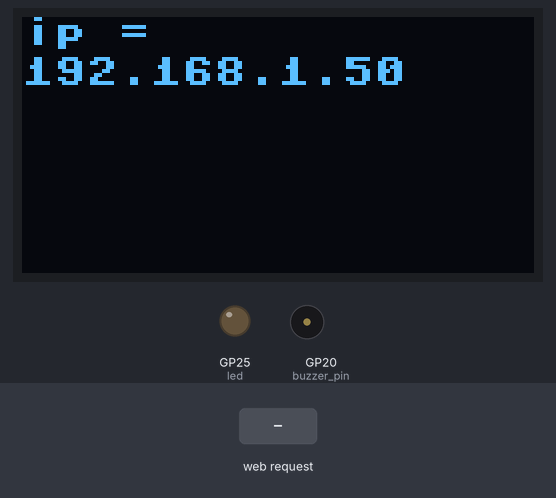
Bench run of a program on a simulated Raspberry Pi Pico running MicroPython. Shown: 128×64 one-colour display, output pins drawn as LEDs (lit = HIGH), buzzer (waves = sounding). The test bench sets the inputs (shaded band). WiFi joins after 1.5 s; library files of the repository ran but are not shown: secrets.py, ssd1306.py; what the program prints to the serial console is not drawn.

Above: at 3.2 s.
3.3 s: HTTP request GET /light/on received
At 4.2 s:
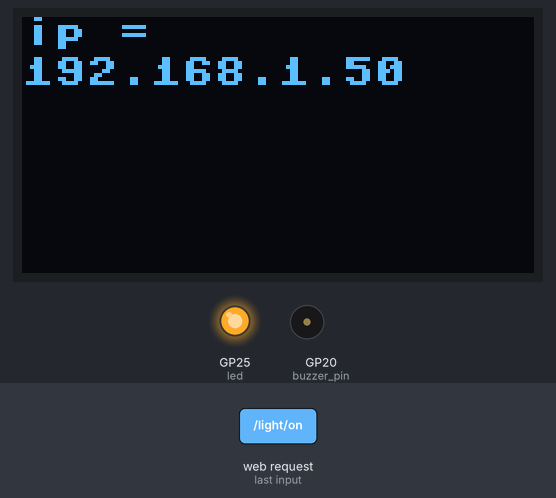
4.8 s: HTTP request GET /buzzer/on received
At 5.3 s:
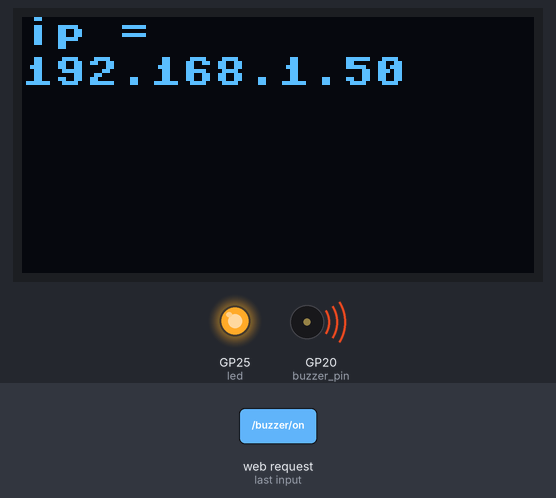
6.3 s: HTTP request GET /light/off received
At 7.7 s:
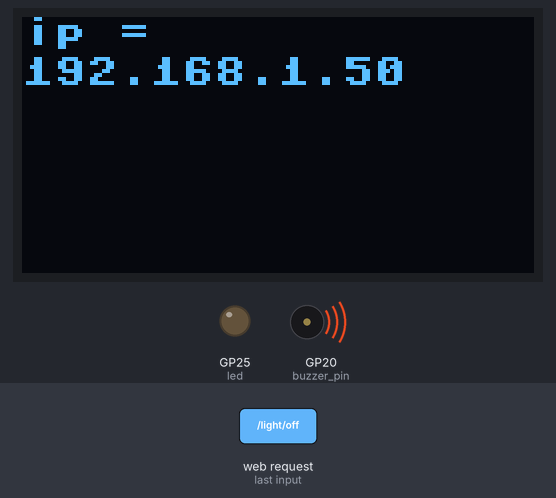
Timing chart, 0 to 9.3 s (numbered marks = the images above; inputs shaded):
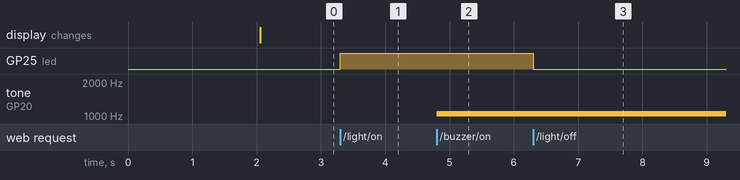

The program:

main.py
```python
import network
import socket
import time
import secrets
import machine
from machine import Pin, SoftI2C
import ssd1306

led = Pin('LED', Pin.OUT)

buzzer_pin = machine.Pin(20, machine.Pin.OUT)
buzzer = machine.PWM(buzzer_pin)

i2c = SoftI2C(scl=Pin(5), sda=Pin(4))

oled_width = 128
oled_height = 64
oled = ssd1306.SSD1306_I2C(oled_width, oled_height, i2c)

ssid = secrets.SSID
password = secrets.PASSWORD

wlan = network.WLAN(network.STA_IF)
wlan.active(True)

wlan.connect(ssid, password)
html = """<!DOCTYPE html>
<html>
    <head> <title>Rambo PI</title> </head>
        <body> <h1>LED Status Indicator</h1>
        <p>%s</p>

        </body>
</html>
"""
# Wait for connect or fail
max_wait = 10
while max_wait > 0:
    if wlan.status() < 0 or wlan.status() >= 3:
        break
    max_wait -= 1
    print('waiting for connection...')
    time.sleep(1)

# Handle connection error
if wlan.status() != 3:
    raise RuntimeError('network connection failed')
else:
    print('connected')
    status = wlan.ifconfig()
    print( 'ip = ' + status[0] )
    oled.text( 'ip = ', 0, 0 )
    oled.text( status[0], 0, 10 )
    oled.show()

# Open socket
addr = socket.getaddrinfo('0.0.0.0', 80)[0][-1]

s = socket.socket()
s.bind(addr)
s.listen(1)

print('listening on', addr)
# Listen for connections
while True:
    try:
        cl, addr = s.accept()
        print('client connected from', addr)
        request = cl.recv(1024)
        print(request)
        request = str(request)
        led_on = request.find('/light/on')
        led_off = request.find('/light/off')
        buzzer_on = request.find('/buzzer/on')
        buzzer_off = request.find('/buzzer/off')
        print( 'led on = ' + str(led_on))
        print( 'led off = ' + str(led_off))
        print( 'buzzer on = ' + str(buzzer_on))
        print( 'buzzer off = ' + str(buzzer_off))

        stateis = "ALL OFF"

        if led_on == 6:
            print("led on")
            led.value(1)
            stateis = "LED is ON"

        if led_off == 6:
            print("led off")
            led.value(0)
            stateis = "LED is OFF"

        if buzzer_on == 6:
            print("buzzer on")
            buzzer.freq(1047)
            buzzer.duty_u16(50)
            stateis = "BUZZER is ON"

        if buzzer_off == 6:
            print("buzzer off")
            buzzer.duty_u16(0)
            buzzer.deinit()
            stateis = "BUZZER is OFF"

        response = html % stateis
        cl.send('HTTP/1.0 200 OK\r\nContent-type: text/html\r\n\r\n')
        cl.send(response)
        cl.close()

    except OSError as e:
        cl.close()
        print('connection closed')
```

Measured:
- after the input at 3.3 s, GP25 (led): LOW → HIGH at once
- after the input at 4.8 s, tone on GP20 (buzzer_pin): silent → 1047 Hz at once
- after the input at 6.3 s, GP25 (led): HIGH → LOW at once
